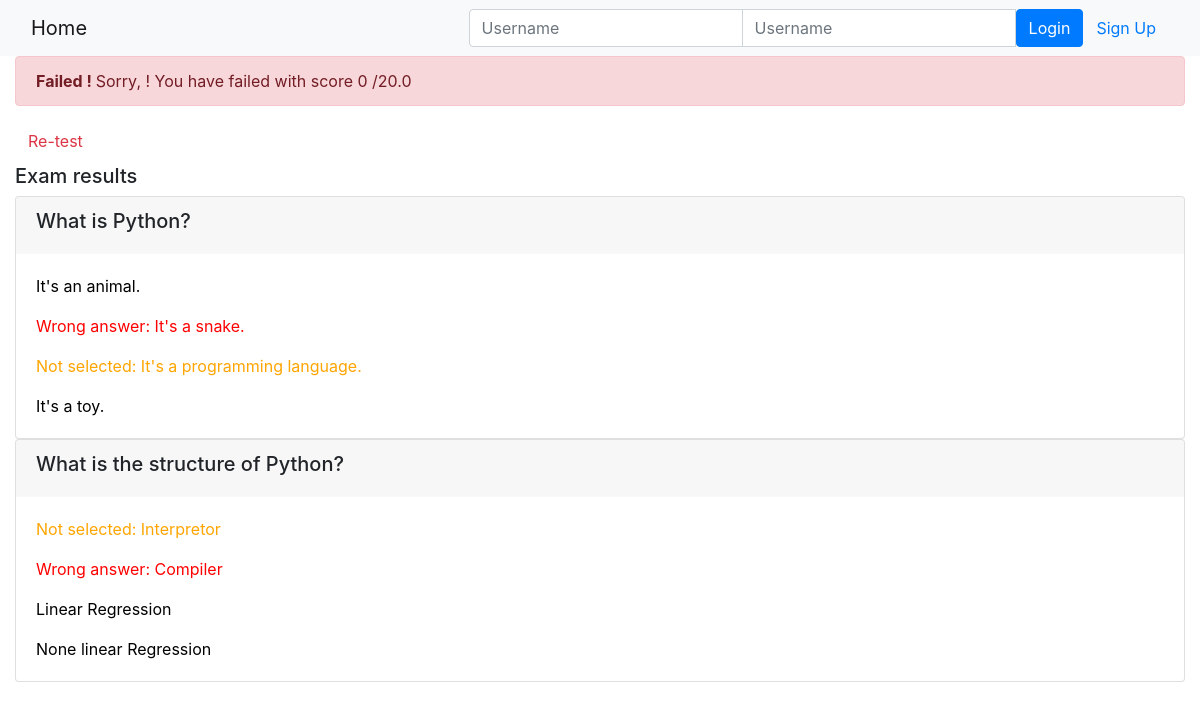
Page /onlinecourse/course/1/submission/1/result/ on the committed database.
### onlinecourse/models.py (models this page shows)
class Question(models.Model):
    course = models.ForeignKey(Course, on_delete=models.CASCADE)
    title = models.CharField(max_length=550, default="question title")
    text = models.CharField(max_length=550, default="question text")
    grade = models.FloatField(default=5.0)
    def is_get_score(self, selected_ids):
        all_answers = self.choice_set.filter(is_correct=True).count()
        selected_correct = self.choice_set.filter(is_correct=True, id__in=selected_ids).count()
        if all_answers == selected_correct:
            return True
        else:
            return False

class Choice(models.Model):
    question = models.ForeignKey(Question, on_delete=models.CASCADE)
    text = models.CharField(max_length=550, default="question text")
    is_correct = models.BooleanField(default=False)

### onlinecourse/views.py (the view)
# urls.py: path('course/<int:course_id>/submission/<int:submission_id>/result/', views.show_exam_result, name='show_exam_result'),
def show_exam_result(request, course_id, submission_id):
    course = get_object_or_404(Course, pk=course_id)
    submission = get_object_or_404(Submission, pk=submission_id)
    choices = submission.choices.all()
    total_mark, mark = 0, 0
    for question in course.question_set.all():
        total_mark += question.grade
        if question.is_get_score(choices):
            mark += question.grade
    return render(
        request,
        'onlinecourse/exam_result_bootstrap.html',
        {"course":course, "choices":choices,"mark":mark,
            "total_mark": total_mark,
            "submission": submission,
            "grade": int((mark / total_mark) * 100) }
    )

### onlinecourse/templates/onlinecourse/exam_result_bootstrap.html (shortened to what this page needs)
<!DOCTYPE html>
<html lang="en">
<head>
    {% load static %}
    <link rel="stylesheet" href="https://maxcdn.bootstrapcdn.com/bootstrap/4.5.2/css/bootstrap.min.css">
</head>
<body>
 <nav class="navbar navbar-light bg-light">
    <div class="container-fluid">
        <div class="navbar-header">
              <a class="navbar-brand" href="{% url 'onlinecourse:index' %}">Home</a>
        </div>
        <ul class="nav navbar-nav navbar-right">
            {% if user.is_authenticated %}
            <li>
                <a class="btn btn-link" href="#">{{ user.first_name }}({{ user.username }})</a>
                <a class="btn btn-link" href="{% url 'onlinecourse:logout' %}">Logout</a>
            </li>
            {% else %}
            <li>
                <form class="form-inline" action="{% url 'onlinecourse:login' %}" method="post">
                    <div class="input-group">
                        <input type="text" class="form-control" placeholder="Username" name="username" >
                        <input type="password" class="form-control" placeholder="Username" name="psw" >
                        <button class="btn btn-primary" type="submit">Login</button>
                        <a class="btn btn-link" href="{% url 'onlinecourse:registration' %}">Sign Up</a>
                    </div>
                </form>
            </li>
            {% endif %}
        </ul>
    </div>
</nav>
<div class="container-fluid">
    {% if grade > 80 %}
    <div class="alert alert-success">
       <b> Congratulations, {{user.name}} ! </b> You have passed the exam and completed
            the course with score {{mark}} /{{total_mark}}
    </div>
        {% else %}
        <div class="alert alert-danger">
            <b> Failed ! </b>Sorry, {{user.name}} ! You have failed with score  {{mark}} /{{total_mark}}
        </div>
        <a class="btn btn-link text-danger" href="{% url 'onlinecourse:course_details' course.id %}">Re-test</a>
        {% endif %}
        <div class="card-columns-vertical mt-1">
        <h5 class="">Exam results</h5>
            {% for question in course.question_set.all %}
                <div class="card">
                    <div class="card-header border-light">
                        <h5>{{question.text}}</h5>
                    </div>
                    <div class="card-body">
                        {% for choice in question.choice_set.all %}
                           {% if choice.is_correct and choice in choices %}
                            <p class="card-text" style="color:green">Correct answer: {{choice.text}}</p>
                            {% elif choice.is_correct and choice not in choices %}
                            <p class="card-text" style="color:orange">Not selected: {{choice.text}}</p>
                            {% elif choice.is_correct == False and choice in choices %}
                            <p class="card-text" style="color:red">Wrong answer: {{choice.text}}</p>
                            {% else %}
                            <p class="card-text" style="color:black">{{choice.text}}</p>
                            {% endif %}
                        {% endfor %}
                    </div>
                </div>
            {% endfor %}
        </div>
    </div>
</body>
</html>

### rows in the picture
Question: text "What is Python?"
Choice: text "It's an animal."
Choice: text "It's a snake."
Choice: text "It's a programming language."
Choice: text "It's a toy."
Question: text "What is the structure of Python?"
Choice: text "Interpretor"
Choice: text "Compiler"
Choice: text "Linear Regression"
Choice: text "None linear Regression"

### other values in the picture
{{ mark }} "0"
{{ total_mark }} "20.0"
